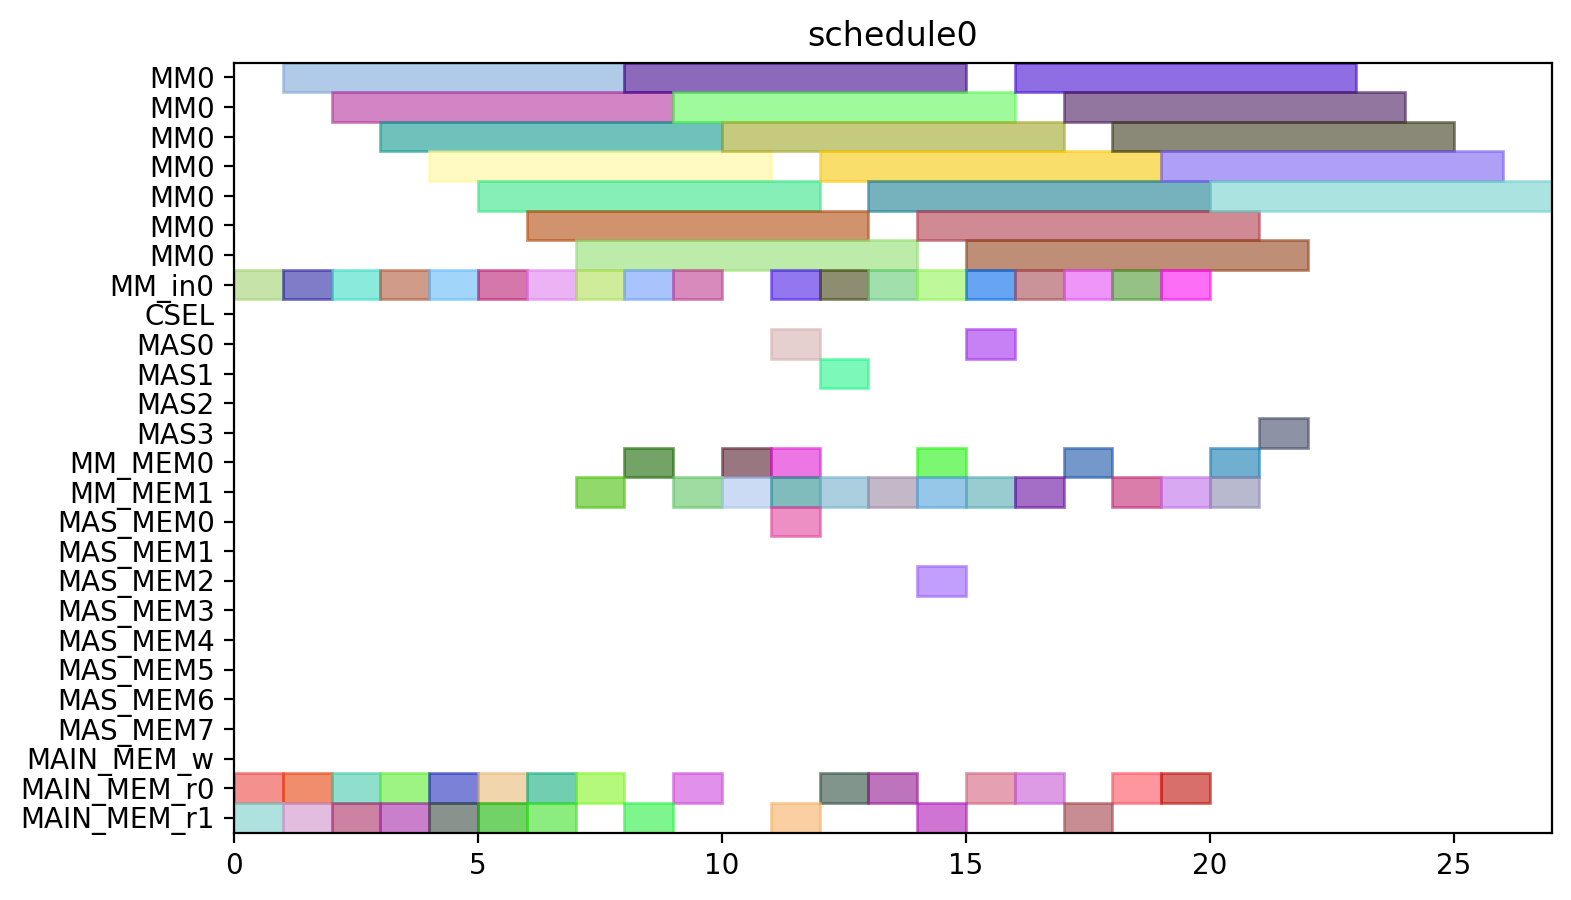

The script that drew this image:
from pyschedule import Scenario, solvers, plotters, alt


def solve():
	horizon = 120
	S = Scenario("schedule0", horizon=horizon)

	# resource
	MM = S.Resources('MM', num=1, size=7)
	MM_in = S.Resources('MM_in', num=1)
	CSEL = S.Resource('CSEL')
	MAS = S.Resources('MAS', num=4, size=1, periods=range(1, horizon))
	MM_MEM = S.Resources('MM_MEM', num=2)
	MAS_MEM = S.Resources('MAS_MEM', num=8)
	MAIN_MEM_w = S.Resource('MAIN_MEM_w', size=1)
	MAIN_MEM_r = S.Resources('MAIN_MEM_r', num=2)

	# result of previous scheduling

	# new tasks
	Z_exp2 = S.Task('Z_exp2', length=7, delay_cost=1)
	Z_exp2 += alt(MM)
	Z_exp2_in = S.Task('Z_exp2_in', length=1, delay_cost=1)
	Z_exp2_in += alt(MM_in)
	S += Z_exp2_in*MM_in[0]<=Z_exp2*MM[0]
	Z_exp2_mem0 = S.Task('Z_exp2_mem0', length=1, delay_cost=1)
	Z_exp2_mem0 += MAIN_MEM_r[0]
	S += Z_exp2_mem0 <= Z_exp2

	Z_exp2_mem1 = S.Task('Z_exp2_mem1', length=1, delay_cost=1)
	Z_exp2_mem1 += MAIN_MEM_r[1]
	S += Z_exp2_mem1 <= Z_exp2

	NX0 = S.Task('NX0', length=7, delay_cost=1)
	NX0 += alt(MM)
	NX0_in = S.Task('NX0_in', length=1, delay_cost=1)
	NX0_in += alt(MM_in)
	S += NX0_in*MM_in[0]<=NX0*MM[0]
	NX0_mem0 = S.Task('NX0_mem0', length=1, delay_cost=1)
	NX0_mem0 += MAIN_MEM_r[0]
	S += NX0_mem0 <= NX0

	NX0_mem1 = S.Task('NX0_mem1', length=1, delay_cost=1)
	NX0_mem1 += MAIN_MEM_r[1]
	S += NX0_mem1 <= NX0

	k0_10_Z1 = S.Task('k0_10_Z1', length=7, delay_cost=1)
	k0_10_Z1 += alt(MM)
	k0_10_Z1_in = S.Task('k0_10_Z1_in', length=1, delay_cost=1)
	k0_10_Z1_in += alt(MM_in)
	S += k0_10_Z1_in*MM_in[0]<=k0_10_Z1*MM[0]
	k0_10_Z1_mem0 = S.Task('k0_10_Z1_mem0', length=1, delay_cost=1)
	k0_10_Z1_mem0 += MAIN_MEM_r[0]
	S += k0_10_Z1_mem0 <= k0_10_Z1

	k0_10_Z1_mem1 = S.Task('k0_10_Z1_mem1', length=1, delay_cost=1)
	k0_10_Z1_mem1 += MAIN_MEM_r[1]
	S += k0_10_Z1_mem1 <= k0_10_Z1

	DX0 = S.Task('DX0', length=7, delay_cost=1)
	DX0 += alt(MM)
	DX0_in = S.Task('DX0_in', length=1, delay_cost=1)
	DX0_in += alt(MM_in)
	S += DX0_in*MM_in[0]<=DX0*MM[0]
	DX0_mem0 = S.Task('DX0_mem0', length=1, delay_cost=1)
	DX0_mem0 += MAIN_MEM_r[0]
	S += DX0_mem0 <= DX0

	DX0_mem1 = S.Task('DX0_mem1', length=1, delay_cost=1)
	DX0_mem1 += MAIN_MEM_r[1]
	S += DX0_mem1 <= DX0

	NY0 = S.Task('NY0', length=7, delay_cost=1)
	NY0 += alt(MM)
	NY0_in = S.Task('NY0_in', length=1, delay_cost=1)
	NY0_in += alt(MM_in)
	S += NY0_in*MM_in[0]<=NY0*MM[0]
	NY0_mem0 = S.Task('NY0_mem0', length=1, delay_cost=1)
	NY0_mem0 += MAIN_MEM_r[0]
	S += NY0_mem0 <= NY0

	NY0_mem1 = S.Task('NY0_mem1', length=1, delay_cost=1)
	NY0_mem1 += MAIN_MEM_r[1]
	S += NY0_mem1 <= NY0

	k2_14_Z1 = S.Task('k2_14_Z1', length=7, delay_cost=1)
	k2_14_Z1 += alt(MM)
	k2_14_Z1_in = S.Task('k2_14_Z1_in', length=1, delay_cost=1)
	k2_14_Z1_in += alt(MM_in)
	S += k2_14_Z1_in*MM_in[0]<=k2_14_Z1*MM[0]
	k2_14_Z1_mem0 = S.Task('k2_14_Z1_mem0', length=1, delay_cost=1)
	k2_14_Z1_mem0 += MAIN_MEM_r[0]
	S += k2_14_Z1_mem0 <= k2_14_Z1

	k2_14_Z1_mem1 = S.Task('k2_14_Z1_mem1', length=1, delay_cost=1)
	k2_14_Z1_mem1 += MAIN_MEM_r[1]
	S += k2_14_Z1_mem1 <= k2_14_Z1

	DY0 = S.Task('DY0', length=7, delay_cost=1)
	DY0 += alt(MM)
	DY0_in = S.Task('DY0_in', length=1, delay_cost=1)
	DY0_in += alt(MM_in)
	S += DY0_in*MM_in[0]<=DY0*MM[0]
	DY0_mem0 = S.Task('DY0_mem0', length=1, delay_cost=1)
	DY0_mem0 += MAIN_MEM_r[0]
	S += DY0_mem0 <= DY0

	DY0_mem1 = S.Task('DY0_mem1', length=1, delay_cost=1)
	DY0_mem1 += MAIN_MEM_r[1]
	S += DY0_mem1 <= DY0

	Z_exp3 = S.Task('Z_exp3', length=7, delay_cost=1)
	Z_exp3 += alt(MM)
	Z_exp3_in = S.Task('Z_exp3_in', length=1, delay_cost=1)
	Z_exp3_in += alt(MM_in)
	S += Z_exp3_in*MM_in[0]<=Z_exp3*MM[0]
	Z_exp3_mem0 = S.Task('Z_exp3_mem0', length=1, delay_cost=1)
	Z_exp3_mem0 += alt(MM_MEM)
	S += (Z_exp2*MM[0])-1 < Z_exp3_mem0*MM_MEM[0]
	S += Z_exp3_mem0 <= Z_exp3

	Z_exp3_mem1 = S.Task('Z_exp3_mem1', length=1, delay_cost=1)
	Z_exp3_mem1 += MAIN_MEM_r[1]
	S += Z_exp3_mem1 <= Z_exp3

	NX1_ = S.Task('NX1_', length=1, delay_cost=1)
	NX1_ += alt(MAS)
	NX1__mem0 = S.Task('NX1__mem0', length=1, delay_cost=1)
	NX1__mem0 += alt(MM_MEM)
	S += (NX0*MM[0])-1 < NX1__mem0*MM_MEM[0]
	S += NX1__mem0 <= NX1_

	NX1__mem1 = S.Task('NX1__mem1', length=1, delay_cost=1)
	NX1__mem1 += alt(MM_MEM)
	S += (k0_10_Z1*MM[0])-1 < NX1__mem1*MM_MEM[1]
	S += NX1__mem1 <= NX1_

	k0_9_Z2 = S.Task('k0_9_Z2', length=7, delay_cost=1)
	k0_9_Z2 += alt(MM)
	k0_9_Z2_in = S.Task('k0_9_Z2_in', length=1, delay_cost=1)
	k0_9_Z2_in += alt(MM_in)
	S += k0_9_Z2_in*MM_in[0]<=k0_9_Z2*MM[0]
	k0_9_Z2_mem0 = S.Task('k0_9_Z2_mem0', length=1, delay_cost=1)
	k0_9_Z2_mem0 += MAIN_MEM_r[0]
	S += k0_9_Z2_mem0 <= k0_9_Z2

	k0_9_Z2_mem1 = S.Task('k0_9_Z2_mem1', length=1, delay_cost=1)
	k0_9_Z2_mem1 += alt(MM_MEM)
	S += (Z_exp2*MM[0])-1 < k0_9_Z2_mem1*MM_MEM[1]
	S += k0_9_Z2_mem1 <= k0_9_Z2

	k1_9_Z2 = S.Task('k1_9_Z2', length=7, delay_cost=1)
	k1_9_Z2 += alt(MM)
	k1_9_Z2_in = S.Task('k1_9_Z2_in', length=1, delay_cost=1)
	k1_9_Z2_in += alt(MM_in)
	S += k1_9_Z2_in*MM_in[0]<=k1_9_Z2*MM[0]
	k1_9_Z2_mem0 = S.Task('k1_9_Z2_mem0', length=1, delay_cost=1)
	k1_9_Z2_mem0 += MAIN_MEM_r[0]
	S += k1_9_Z2_mem0 <= k1_9_Z2

	k1_9_Z2_mem1 = S.Task('k1_9_Z2_mem1', length=1, delay_cost=1)
	k1_9_Z2_mem1 += alt(MM_MEM)
	S += (Z_exp2*MM[0])-1 < k1_9_Z2_mem1*MM_MEM[1]
	S += k1_9_Z2_mem1 <= k1_9_Z2

	NY1_ = S.Task('NY1_', length=1, delay_cost=1)
	NY1_ += alt(MAS)
	NY1__mem0 = S.Task('NY1__mem0', length=1, delay_cost=1)
	NY1__mem0 += alt(MM_MEM)
	S += (NY0*MM[0])-1 < NY1__mem0*MM_MEM[0]
	S += NY1__mem0 <= NY1_

	NY1__mem1 = S.Task('NY1__mem1', length=1, delay_cost=1)
	NY1__mem1 += alt(MM_MEM)
	S += (k2_14_Z1*MM[0])-1 < NY1__mem1*MM_MEM[1]
	S += NY1__mem1 <= NY1_

	k2_13_Z2 = S.Task('k2_13_Z2', length=7, delay_cost=1)
	k2_13_Z2 += alt(MM)
	k2_13_Z2_in = S.Task('k2_13_Z2_in', length=1, delay_cost=1)
	k2_13_Z2_in += alt(MM_in)
	S += k2_13_Z2_in*MM_in[0]<=k2_13_Z2*MM[0]
	k2_13_Z2_mem0 = S.Task('k2_13_Z2_mem0', length=1, delay_cost=1)
	k2_13_Z2_mem0 += MAIN_MEM_r[0]
	S += k2_13_Z2_mem0 <= k2_13_Z2

	k2_13_Z2_mem1 = S.Task('k2_13_Z2_mem1', length=1, delay_cost=1)
	k2_13_Z2_mem1 += alt(MM_MEM)
	S += (Z_exp2*MM[0])-1 < k2_13_Z2_mem1*MM_MEM[1]
	S += k2_13_Z2_mem1 <= k2_13_Z2

	k3_14_Z2 = S.Task('k3_14_Z2', length=7, delay_cost=1)
	k3_14_Z2 += alt(MM)
	k3_14_Z2_in = S.Task('k3_14_Z2_in', length=1, delay_cost=1)
	k3_14_Z2_in += alt(MM_in)
	S += k3_14_Z2_in*MM_in[0]<=k3_14_Z2*MM[0]
	k3_14_Z2_mem0 = S.Task('k3_14_Z2_mem0', length=1, delay_cost=1)
	k3_14_Z2_mem0 += MAIN_MEM_r[0]
	S += k3_14_Z2_mem0 <= k3_14_Z2

	k3_14_Z2_mem1 = S.Task('k3_14_Z2_mem1', length=1, delay_cost=1)
	k3_14_Z2_mem1 += alt(MM_MEM)
	S += (Z_exp2*MM[0])-1 < k3_14_Z2_mem1*MM_MEM[1]
	S += k3_14_Z2_mem1 <= k3_14_Z2

	Z_exp4 = S.Task('Z_exp4', length=7, delay_cost=1)
	Z_exp4 += alt(MM)
	Z_exp4_in = S.Task('Z_exp4_in', length=1, delay_cost=1)
	Z_exp4_in += alt(MM_in)
	S += Z_exp4_in*MM_in[0]<=Z_exp4*MM[0]
	Z_exp4_mem0 = S.Task('Z_exp4_mem0', length=1, delay_cost=1)
	Z_exp4_mem0 += alt(MM_MEM)
	S += (Z_exp3*MM[0])-1 < Z_exp4_mem0*MM_MEM[0]
	S += Z_exp4_mem0 <= Z_exp4

	Z_exp4_mem1 = S.Task('Z_exp4_mem1', length=1, delay_cost=1)
	Z_exp4_mem1 += MAIN_MEM_r[1]
	S += Z_exp4_mem1 <= Z_exp4

	NX1 = S.Task('NX1', length=7, delay_cost=1)
	NX1 += alt(MM)
	NX1_in = S.Task('NX1_in', length=1, delay_cost=1)
	NX1_in += alt(MM_in)
	S += NX1_in*MM_in[0]<=NX1*MM[0]
	NX1_mem0 = S.Task('NX1_mem0', length=1, delay_cost=1)
	NX1_mem0 += alt(MAS_MEM)
	S += (NX1_*MAS[0])-1 < NX1_mem0*MAS_MEM[0]
	S += (NX1_*MAS[1])-1 < NX1_mem0*MAS_MEM[2]
	S += (NX1_*MAS[2])-1 < NX1_mem0*MAS_MEM[4]
	S += (NX1_*MAS[3])-1 < NX1_mem0*MAS_MEM[6]
	S += NX1_mem0 <= NX1

	NX1_mem1 = S.Task('NX1_mem1', length=1, delay_cost=1)
	NX1_mem1 += MAIN_MEM_r[1]
	S += NX1_mem1 <= NX1

	k0_8_Z3 = S.Task('k0_8_Z3', length=7, delay_cost=1)
	k0_8_Z3 += alt(MM)
	k0_8_Z3_in = S.Task('k0_8_Z3_in', length=1, delay_cost=1)
	k0_8_Z3_in += alt(MM_in)
	S += k0_8_Z3_in*MM_in[0]<=k0_8_Z3*MM[0]
	k0_8_Z3_mem0 = S.Task('k0_8_Z3_mem0', length=1, delay_cost=1)
	k0_8_Z3_mem0 += MAIN_MEM_r[0]
	S += k0_8_Z3_mem0 <= k0_8_Z3

	k0_8_Z3_mem1 = S.Task('k0_8_Z3_mem1', length=1, delay_cost=1)
	k0_8_Z3_mem1 += alt(MM_MEM)
	S += (Z_exp3*MM[0])-1 < k0_8_Z3_mem1*MM_MEM[1]
	S += k0_8_Z3_mem1 <= k0_8_Z3

	DX1_ = S.Task('DX1_', length=1, delay_cost=1)
	DX1_ += alt(MAS)
	DX1__mem0 = S.Task('DX1__mem0', length=1, delay_cost=1)
	DX1__mem0 += alt(MM_MEM)
	S += (DX0*MM[0])-1 < DX1__mem0*MM_MEM[0]
	S += DX1__mem0 <= DX1_

	DX1__mem1 = S.Task('DX1__mem1', length=1, delay_cost=1)
	DX1__mem1 += alt(MM_MEM)
	S += (k1_9_Z2*MM[0])-1 < DX1__mem1*MM_MEM[1]
	S += DX1__mem1 <= DX1_

	k1_8_Z3 = S.Task('k1_8_Z3', length=7, delay_cost=1)
	k1_8_Z3 += alt(MM)
	k1_8_Z3_in = S.Task('k1_8_Z3_in', length=1, delay_cost=1)
	k1_8_Z3_in += alt(MM_in)
	S += k1_8_Z3_in*MM_in[0]<=k1_8_Z3*MM[0]
	k1_8_Z3_mem0 = S.Task('k1_8_Z3_mem0', length=1, delay_cost=1)
	k1_8_Z3_mem0 += MAIN_MEM_r[0]
	S += k1_8_Z3_mem0 <= k1_8_Z3

	k1_8_Z3_mem1 = S.Task('k1_8_Z3_mem1', length=1, delay_cost=1)
	k1_8_Z3_mem1 += alt(MM_MEM)
	S += (Z_exp3*MM[0])-1 < k1_8_Z3_mem1*MM_MEM[1]
	S += k1_8_Z3_mem1 <= k1_8_Z3

	NY1 = S.Task('NY1', length=7, delay_cost=1)
	NY1 += alt(MM)
	NY1_in = S.Task('NY1_in', length=1, delay_cost=1)
	NY1_in += alt(MM_in)
	S += NY1_in*MM_in[0]<=NY1*MM[0]
	NY1_mem0 = S.Task('NY1_mem0', length=1, delay_cost=1)
	NY1_mem0 += alt(MAS_MEM)
	S += (NY1_*MAS[0])-1 < NY1_mem0*MAS_MEM[0]
	S += (NY1_*MAS[1])-1 < NY1_mem0*MAS_MEM[2]
	S += (NY1_*MAS[2])-1 < NY1_mem0*MAS_MEM[4]
	S += (NY1_*MAS[3])-1 < NY1_mem0*MAS_MEM[6]
	S += NY1_mem0 <= NY1

	NY1_mem1 = S.Task('NY1_mem1', length=1, delay_cost=1)
	NY1_mem1 += MAIN_MEM_r[1]
	S += NY1_mem1 <= NY1

	k2_12_Z3 = S.Task('k2_12_Z3', length=7, delay_cost=1)
	k2_12_Z3 += alt(MM)
	k2_12_Z3_in = S.Task('k2_12_Z3_in', length=1, delay_cost=1)
	k2_12_Z3_in += alt(MM_in)
	S += k2_12_Z3_in*MM_in[0]<=k2_12_Z3*MM[0]
	k2_12_Z3_mem0 = S.Task('k2_12_Z3_mem0', length=1, delay_cost=1)
	k2_12_Z3_mem0 += MAIN_MEM_r[0]
	S += k2_12_Z3_mem0 <= k2_12_Z3

	k2_12_Z3_mem1 = S.Task('k2_12_Z3_mem1', length=1, delay_cost=1)
	k2_12_Z3_mem1 += alt(MM_MEM)
	S += (Z_exp3*MM[0])-1 < k2_12_Z3_mem1*MM_MEM[1]
	S += k2_12_Z3_mem1 <= k2_12_Z3

	DY1_ = S.Task('DY1_', length=1, delay_cost=1)
	DY1_ += alt(MAS)
	DY1__mem0 = S.Task('DY1__mem0', length=1, delay_cost=1)
	DY1__mem0 += alt(MM_MEM)
	S += (DY0*MM[0])-1 < DY1__mem0*MM_MEM[0]
	S += DY1__mem0 <= DY1_

	DY1__mem1 = S.Task('DY1__mem1', length=1, delay_cost=1)
	DY1__mem1 += alt(MM_MEM)
	S += (k3_14_Z2*MM[0])-1 < DY1__mem1*MM_MEM[1]
	S += DY1__mem1 <= DY1_

	k3_13_Z3 = S.Task('k3_13_Z3', length=7, delay_cost=1)
	k3_13_Z3 += alt(MM)
	k3_13_Z3_in = S.Task('k3_13_Z3_in', length=1, delay_cost=1)
	k3_13_Z3_in += alt(MM_in)
	S += k3_13_Z3_in*MM_in[0]<=k3_13_Z3*MM[0]
	k3_13_Z3_mem0 = S.Task('k3_13_Z3_mem0', length=1, delay_cost=1)
	k3_13_Z3_mem0 += MAIN_MEM_r[0]
	S += k3_13_Z3_mem0 <= k3_13_Z3

	k3_13_Z3_mem1 = S.Task('k3_13_Z3_mem1', length=1, delay_cost=1)
	k3_13_Z3_mem1 += alt(MM_MEM)
	S += (Z_exp3*MM[0])-1 < k3_13_Z3_mem1*MM_MEM[1]
	S += k3_13_Z3_mem1 <= k3_13_Z3

	solvers.mip.solve(S,msg=1,kind='CPLEX',ratio_gap=1.01)

	solution = [['hoge']*len(S.solution()[1]) for i in range(len(S.solution()))]
	for i in range(len(S.solution())):
		for j in range(len(S.solution()[i])):
			solution[i][j]=str(S.solution()[i][j])
	print(solution)

	cycles = int(solution[-1][3])

	pic_file_name = "/home/mfukuda/ABE/multiRAM_multiMAS_16mux/scheduling_result/stage7MM1_stage1MAS4/ISOGENY/schedule0.png"
	if(S.solution() != []):
		plotters.matplotlib.plot(S,img_filename=pic_file_name, show_task_labels=False, fig_size=(cycles*0.25+3, 5))

	return solution
